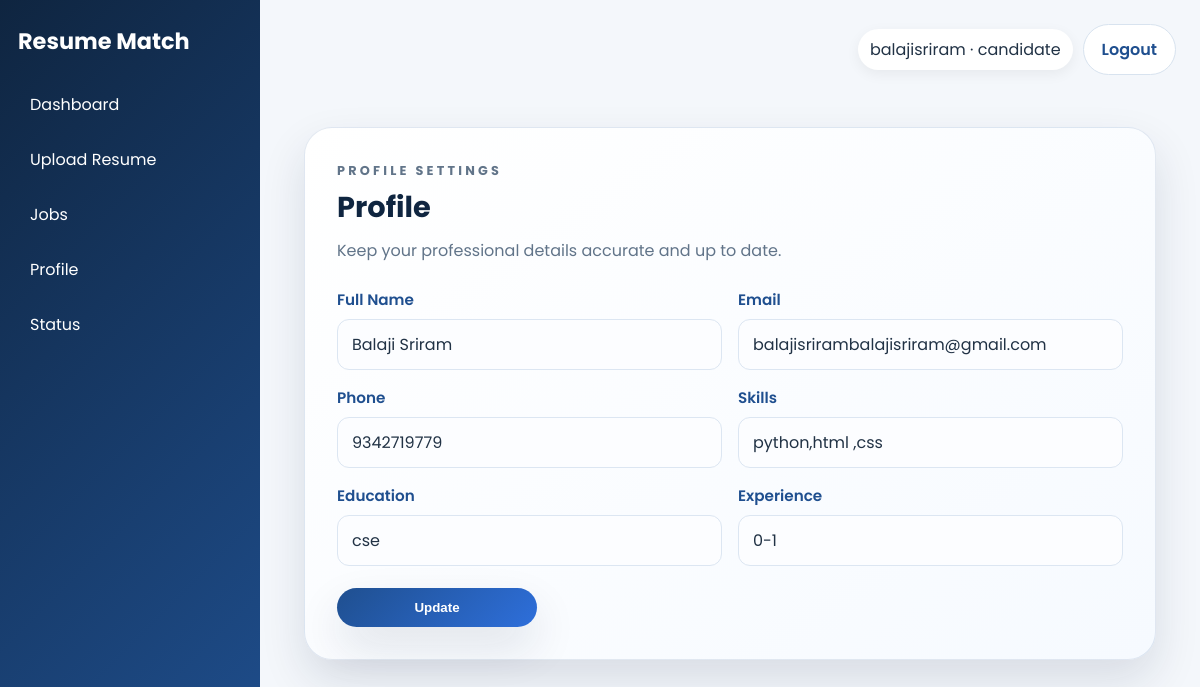
The app's page /candidate/profile (signed in) with its own data.
### tables this page shows
CREATE TABLE users (
            id INTEGER PRIMARY KEY AUTOINCREMENT,
            username TEXT UNIQUE NOT NULL,
            email TEXT UNIQUE NOT NULL,
            password_hash TEXT NOT NULL,
            role TEXT NOT NULL CHECK(role IN ('admin','hr','candidate')),
            created_at TEXT NOT NULL
        );

CREATE TABLE candidates (
            id INTEGER PRIMARY KEY AUTOINCREMENT,
            user_id INTEGER NOT NULL UNIQUE,
            full_name TEXT NOT NULL,
            email TEXT NOT NULL,
            phone TEXT NOT NULL,
            skills TEXT NOT NULL,
            education TEXT NOT NULL,
            experience TEXT NOT NULL,
            created_at TEXT NOT NULL,
            updated_at TEXT NOT NULL,
            FOREIGN KEY (user_id) REFERENCES users(id) ON DELETE CASCADE
        );

### app.py (the view, shortened to what this page needs)
@app.route("/candidate/profile", methods=["GET", "POST"])
@require_login("candidate")
def profile() -> str | Any:
    candidate = get_candidate_by_user_id(session["user_id"])
    return render_template("profile.html", candidate=candidate)

### app.py (called while the page is built)
@app.context_processor
def inject_globals() -> dict[str, Any]:
    user = None
    if "user_id" in session:
        user = get_user_by_id(session["user_id"])
    return {"current_user": user, "csrf_token": session.get("csrf_token")}

def require_login(role: str | None = None) -> Any:
    def decorator(func):
        @wraps(func)
        def wrapper(*args, **kwargs):
            if "user_id" not in session:
                flash("Please log in first.", "warning")
                return redirect(url_for("login"))
            user = get_user_by_id(session["user_id"])
            if role and user["role"] != role:
                flash("You do not have access to this page.", "danger")
                return redirect(url_for("home"))
            return func(*args, **kwargs)
        return wrapper
    return decorator

@app.before_request
def ensure_csrf_token() -> None:
    if "csrf_token" not in session:
        session["csrf_token"] = secrets.token_hex(16)

### utils/database.py (called while the page is built)
def get_connection() -> sqlite3.Connection:
    conn = sqlite3.connect(DB_PATH)
    conn.row_factory = sqlite3.Row
    conn.execute("PRAGMA foreign_keys = ON")
    return conn

def get_user_by_id(user_id: int) -> Optional[Dict[str, Any]]:
    conn = get_connection()
    user = conn.execute("SELECT * FROM users WHERE id = ?", (user_id,)).fetchone()
    conn.close()
    return dict(user) if user else None

def get_candidate_by_user_id(user_id: int) -> Optional[Dict[str, Any]]:
    conn = get_connection()
    candidate = conn.execute("SELECT * FROM candidates WHERE user_id = ?", (user_id,)).fetchone()
    conn.close()
    return dict(candidate) if candidate else None

### templates/profile.html (shortened to what this page needs)
{% extends 'base.html' %}
{% block content %}
<section class="auth-shell">
    <div class="auth-card">
        <div class="auth-header">
            <p class="eyebrow">Profile settings</p>
            <h2>Profile</h2>
            <p>Keep your professional details accurate and up to date.</p>
        </div>
        <form class="auth-form" method="post">
            <div class="form-grid">
                <div class="form-group">
                    <label for="full_name">Full Name</label>
                    <input id="full_name" type="text" name="full_name" value="{{ candidate.full_name }}" required>
                </div>
                <div class="form-group">
                    <label for="email">Email</label>
                    <input id="email" type="email" name="email" value="{{ candidate.email }}" required>
                </div>
                <div class="form-group">
                    <label for="phone">Phone</label>
                    <input id="phone" type="text" name="phone" value="{{ candidate.phone }}" required>
                </div>
                <div class="form-group">
                    <label for="skills">Skills</label>
                    <input id="skills" type="text" name="skills" value="{{ candidate.skills }}" required>
                </div>
            </div>
            <div class="form-grid">
                <div class="form-group">
                    <label for="education">Education</label>
                    <input id="education" type="text" name="education" value="{{ candidate.education }}" required>
                </div>
                <div class="form-group">
                    <label for="experience">Experience</label>
                    <input id="experience" type="text" name="experience" value="{{ candidate.experience }}" required>
                </div>
            </div>
            <button class="btn btn-primary" type="submit">Update</button>
        </form>
    </div>
</section>
{% endblock %}

### templates/base.html (shortened to what this page needs)
<!DOCTYPE html>
<html lang="en">
<head>
    <link rel="stylesheet" href="{{ url_for('static', filename='css/style.css') }}">
</head>
<body class="{% if request.endpoint == 'home' %}landing-body{% else %}app-body{% endif %}">
    {% if request.endpoint == 'home' %}
        <div class="landing-page">
            <header class="sticky-nav">
                <a class="brand-mark" href="{{ url_for('home') }}"><span>Resume</span>Match</a>
                <button class="menu-toggle" aria-label="Toggle navigation">☰</button>
                <nav class="nav-links">
                    <a href="#platform">Platform</a>
                    <a href="#workflow">How It Works</a>
                    <a href="{{ url_for('jobs') }}">Jobs</a>
                    <a href="#contact">Contact</a>
                    <a class="nav-cta" href="{{ url_for('register') }}">Join Now</a>
                </nav>
            </header>
            {% with messages = get_flashed_messages(with_categories=true) %}
                {% if messages %}
                    <div class="flash-stack landing-flash">
                        {% for category, message in messages %}
                            <div class="flash flash-{{ category }}">{{ message }}</div>
                        {% endfor %}
                    </div>
                {% endif %}
            {% endwith %}
            <div class="content-wrapper">
    {% else %}
        <div class="page-shell">
            <aside class="sidebar">
                <div class="brand">Resume Match</div>
                <nav>
                    {% if current_user and current_user.role == 'admin' %}
                        <a href="{{ url_for('admin_dashboard') }}">Dashboard</a>
                        <a href="{{ url_for('admin_candidates') }}">Candidates</a>
                        <a href="{{ url_for('admin_hr_users') }}">HR Users</a>
                        <a href="{{ url_for('admin_job_descriptions') }}">Jobs</a>
                        <a href="{{ url_for('admin_resumes') }}">Resumes</a>
                    {% elif current_user and current_user.role == 'hr' %}
                        <a href="{{ url_for('hr_dashboard') }}">Dashboard</a>
                        <a href="{{ url_for('upload_job') }}">Create Job</a>
                        <a href="{{ url_for('ranking') }}">Ranking</a>
                        <a href="{{ url_for('analytics') }}">Analytics</a>
                        <a href="{{ url_for('reports') }}">Reports</a>
                    {% elif current_user and current_user.role == 'candidate' %}
                        <a href="{{ url_for('candidate_dashboard') }}">Dashboard</a>
                        <a href="{{ url_for('upload_resume') }}">Upload Resume</a>
                        <a href="{{ url_for('jobs') }}">Jobs</a>
                        <a href="{{ url_for('profile') }}">Profile</a>
                        <a href="{{ url_for('application_status') }}">Status</a>
                    {% else %}
                        <a href="{{ url_for('home') }}">Home</a>
                        <a href="{{ url_for('about') }}">About</a>
                        <a href="{{ url_for('contact') }}">Contact</a>
                    {% endif %}
                </nav>
            </aside>
            <main class="main-content">
                <header class="topbar">
                    <div class="topbar-actions">
                        {% if current_user %}
                            <span class="user-pill">{{ current_user.username }} · {{ current_user.role }}</span>
                            <a class="btn btn-outline" href="{{ url_for('logout') }}">Logout</a>
                        {% else %}
                            <a class="btn btn-outline" href="{{ url_for('login') }}">Login</a>
                            <a class="btn btn-primary" href="{{ url_for('register') }}">Register</a>
                        {% endif %}
                    </div>
                </header>
                <div class="content-wrapper">
    {% endif %}
    {% block content %}{% endblock %}
    {% if request.endpoint == 'home' %}
            </div>
            <footer class="landing-footer" id="contact">
                <p>© 2026 ResumeMatch. Trusted by modern HR teams.</p>
            </footer>
        </div>
    {% else %}
                </div>
            </main>
        </div>
    {% endif %}
</body>
</html>

### static/css/style.css (style rules this page uses)
:root { --bg: #f4f7fb; --card: #ffffff; --text: #213245; --muted: #617489; --primary: #1f4f8f; --accent: #2e6fdb; --danger: #d64545; --success: #2ca25f; --shadow: 0 20px 45px rgba(15, 37, 64, 0.12); }
* { box-sizing: border-box; }
html { scroll-behavior: smooth; }
body { margin: 0; font-family: 'Poppins', Arial, sans-serif; background: var(--bg); color: var(--text); }
.page-shell { display: flex; min-height: 100vh; }
.sidebar { width: 260px; background: linear-gradient(135deg, #0f2540, #1f4f8f); color: white; padding: 24px 18px; }
.brand { font-size: 1.4rem; font-weight: 700; margin-bottom: 24px; }
.sidebar nav { display: flex; flex-direction: column; gap: 10px; }
.sidebar a { color: white; text-decoration: none; padding: 10px 12px; border-radius: 8px; }
.main-content { flex: 1; padding: 24px; }
.topbar { display: flex; justify-content: space-between; align-items: center; margin-bottom: 20px; }
.topbar-actions { display: flex; gap: 10px; align-items: center; }
.user-pill { background: white; padding: 8px 12px; border-radius: 999px; box-shadow: 0 4px 14px rgba(0,0,0,0.06); }
.eyebrow { text-transform: uppercase; color: var(--accent); letter-spacing: 0.25em; font-weight: 700; font-size: 0.8rem; margin-bottom: 10px; }
.btn { border: none; cursor: pointer; text-decoration: none; display: inline-flex; align-items: center; justify-content: center; padding: 12px 18px; font-weight: 600; border-radius: 999px; transition: transform 0.2s ease, box-shadow 0.2s ease; }
.btn-primary { background: linear-gradient(135deg, var(--primary), var(--accent)); color: white; box-shadow: var(--shadow); }
.btn-outline { background: white; color: var(--primary); border: 1px solid #d8e3ef; }
.auth-shell { display: flex; justify-content: center; padding: 32px 20px 48px; }
.auth-card { width: min(100%, 900px); background: linear-gradient(145deg, #ffffff, #f6faff); border: 1px solid rgba(31, 79, 143, 0.12); border-radius: 28px; padding: 32px; box-shadow: var(--shadow); }
.auth-header { margin-bottom: 24px; }
.auth-header h2 { margin: 4px 0 8px; color: #0f2540; font-size: 1.8rem; }
.auth-header p { margin: 0; color: var(--muted); line-height: 1.7; }
.auth-form { display: grid; gap: 16px; }
.form-grid { display: grid; grid-template-columns: repeat(2, minmax(0, 1fr)); gap: 16px; }
.form-group { display: flex; flex-direction: column; gap: 8px; }
.auth-form label { font-weight: 600; color: var(--primary); font-size: 0.95rem; }
.auth-form input[type="text"], .auth-form input[type="email"], .auth-form input[type="password"], .auth-form input[type="file"] { width: 100%; border: 1px solid #dce6f2; border-radius: 12px; padding: 12px 14px; font: inherit; color: var(--text); background: #fcfdff; transition: border-color 0.2s ease, box-shadow 0.2s ease; }
.auth-form .btn { margin-top: 6px; max-width: 200px; }

### records on screen
users: username "balajisriram", role "candidate"
candidates: full_name "Balaji Sriram", email "balajisrirambalajisriram@gmail.com", phone "9342719779", skills "python,html ,css", education "cse", experience "0-1"
